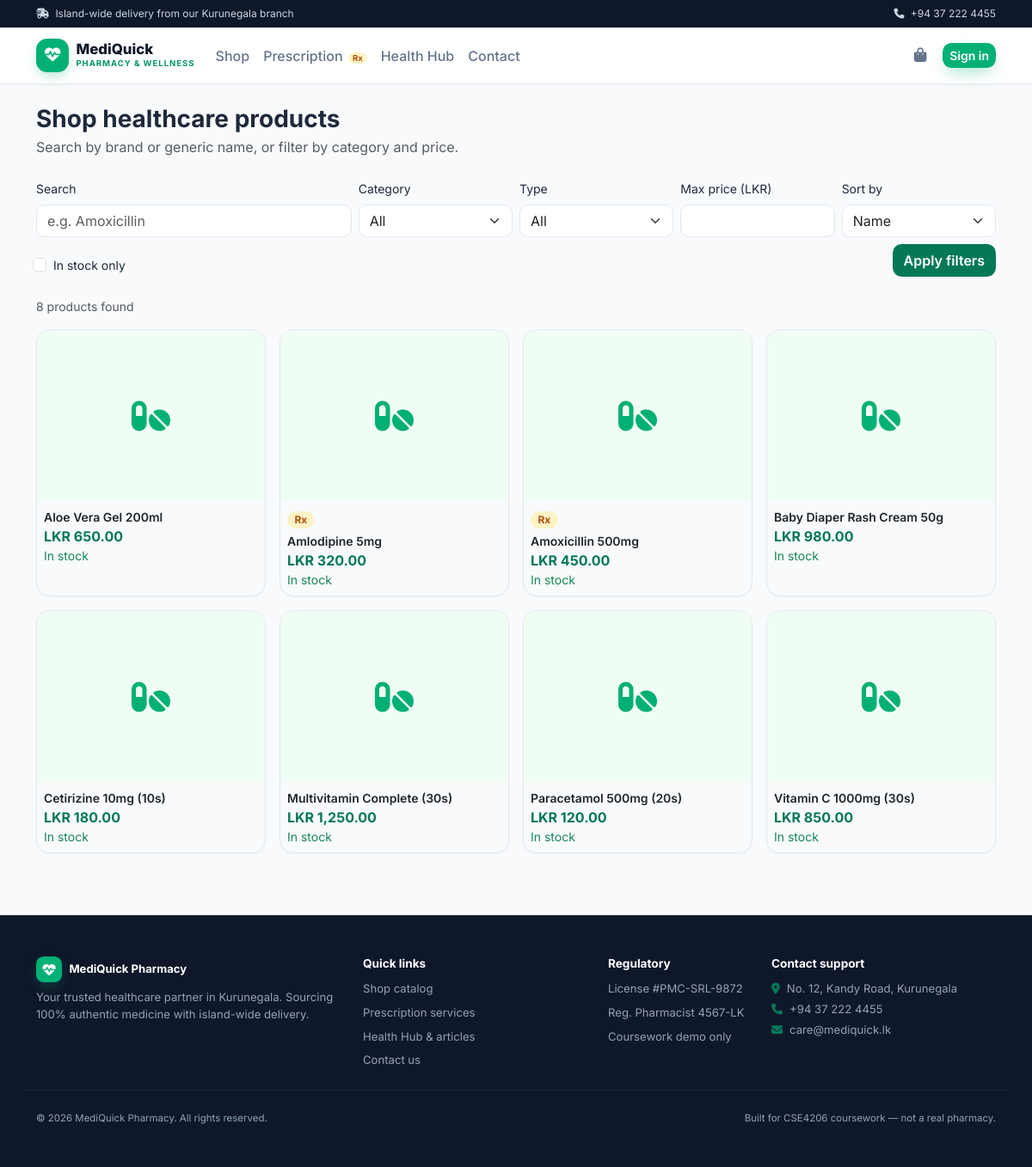
Page /mediquick/shop.php on the committed database.
### tables this page shows
CREATE TABLE products (
  id                    INT UNSIGNED AUTO_INCREMENT PRIMARY KEY,
  category_id           INT UNSIGNED NOT NULL,
  name                  VARCHAR(150) NOT NULL,
  generic_name          VARCHAR(150) NULL,           
  brand                 VARCHAR(100) NULL,
  description           TEXT NULL,
  dosage_guidelines     TEXT NULL,
  safety_info           TEXT NULL,
  price                 DECIMAL(10,2) NOT NULL CHECK (price >= 0),    
  stock_qty             INT NOT NULL DEFAULT 0 CHECK (stock_qty >= 0),
  reorder_level         INT NOT NULL DEFAULT 10,
  requires_prescription TINYINT(1) NOT NULL DEFAULT 0,                
  expiry_date           DATE NULL,
  image                 VARCHAR(255) NULL,
  is_active             TINYINT(1) NOT NULL DEFAULT 1,
  created_at            DATETIME NOT NULL DEFAULT CURRENT_TIMESTAMP,
  updated_at            DATETIME NOT NULL DEFAULT CURRENT_TIMESTAMP ON UPDATE CURRENT_TIMESTAMP,
  FOREIGN KEY (category_id) REFERENCES categories(id),
  INDEX idx_products_name (name),
  INDEX idx_products_generic (generic_name)
);

### mediquick/includes/functions.php (called while the page is built, shortened)
<?php
function e(?string $value): string
{
    return htmlspecialchars($value ?? '', ENT_QUOTES, 'UTF-8');
}
function money(float $amount): string
{
    return 'LKR ' . number_format($amount, 2);
}
function url(string $path = ''): string
{
    return BASE_URL . '/' . ltrim($path, '/');
}

### mediquick/shop.php (the view, shortened to what this page needs)
<?php
require_once __DIR__ . '/includes/bootstrap.php';
$search     = trim($_GET['q'] ?? '');
$rxFilter   = $_GET['rx'] ?? '';
$inStock    = isset($_GET['in_stock']);
$sort       = $_GET['sort'] ?? 'name';
$page       = max(1, (int) ($_GET['page'] ?? 1));
$perPage    = 12;
$where = ['is_active = 1'];
$params = [];
$orderBy = match ($sort) {
    'price_asc'  => 'price ASC',
    'price_desc' => 'price DESC',
    default      => 'name ASC',
};
$whereSql = implode(' AND ', $where);
$countStmt = $pdo->prepare("SELECT COUNT(*) FROM products WHERE $whereSql");
$countStmt->execute($params);
$total = (int) $countStmt->fetchColumn();
$totalPages = max(1, (int) ceil($total / $perPage));
$page = min($page, $totalPages);
$offset = ($page - 1) * $perPage;
$stmt = $pdo->prepare("SELECT * FROM products WHERE $whereSql ORDER BY $orderBy LIMIT $perPage OFFSET $offset");
$stmt->execute($params);
$products = $stmt->fetchAll();
require __DIR__ . '/includes/header.php';
?>
<div class="container py-4">
  <h1 class="h3 fw-bold mb-1">Shop healthcare products</h1>
  <p class="text-muted mb-4">Search by brand or generic name, or filter by category and price.</p>
  <form method="get" class="row g-2 align-items-end mb-4">
    <div class="col-md-4">
      <label class="form-label small">Search</label>
      <input type="search" name="q" class="form-control" placeholder="e.g. Amoxicillin" value="<?= e($search) ?>">
    </div>
    <div class="col-md-2">
      <label class="form-label small">Category</label>
      <select name="category" class="form-select">
        <option value="0">All</option>
      </select>
    </div>
    <div class="col-md-2">
      <label class="form-label small">Type</label>
      <select name="rx" class="form-select">
        <option value="" <?= $rxFilter === '' ? 'selected' : '' ?>>All</option>
      </select>
    </div>
    <div class="col-md-2">
      <label class="form-label small">Max price (LKR)</label>
      <input type="number" min="0" step="1" name="max_price" class="form-control" value="<?= e($_GET['max_price'] ?? '') ?>">
    </div>
    <div class="col-md-2">
      <label class="form-label small">Sort by</label>
      <select name="sort" class="form-select">
        <option value="name" <?= $sort === 'name' ? 'selected' : '' ?>>Name</option>
      </select>
    </div>
    <div class="col-md-8 form-check mt-2">
      <input class="form-check-input" type="checkbox" name="in_stock" id="inStock" value="1" <?= $inStock ? 'checked' : '' ?>>
      <label class="form-check-label small" for="inStock">In stock only</label>
    </div>
    <div class="col-md-4 text-end">
      <button class="btn" style="background:var(--brand);color:#fff">Apply filters</button>
    </div>
  </form>
  <p class="text-muted small"><?= $total ?> product<?= $total === 1 ? '' : 's' ?> found</p>
  <div class="row g-3">
    <?php foreach ($products as $p): ?>
      <div class="col-6 col-md-4 col-lg-3">
        <div class="product-card">
          <a href="<?= url('product.php?id=' . $p['id']) ?>" class="text-decoration-none text-dark">
            <div class="product-thumb"><i class="fa-solid fa-pills"></i></div>
            <div class="p-2">
              <?php if ($p['requires_prescription']): ?><span class="badge badge-rx mb-1">Rx</span><?php endif; ?>
              <div class="small fw-semibold"><?= e($p['name']) ?></div>
              <div class="text-brand fw-bold"><?= money((float) $p['price']) ?></div>
              <div class="small <?= $p['stock_qty'] > 0 ? 'text-success' : 'text-danger' ?>">
                <?= $p['stock_qty'] > 0 ? 'In stock' : 'Out of stock' ?>
              </div>
            </div>
          </a>
        </div>
      </div>
    <?php endforeach; ?>
  </div>
</div>
<?php require __DIR__ . '/includes/footer.php'; ?>

### mediquick/assets/css/style.css (style rules this page uses)
:root { --brand-50: #F0FDF4; --brand-100: #DCFCE7; --brand-200: #BBF7D0; --brand-500: #00B074; --brand-600: #059669; --brand-700: #047857; --brand-900: #064E3B; --navy-800: #0A192F; --navy-900: #0F172A; --slate-50: #F8FAFC; --slate-100: #F1F5F9; --slate-200: #E2E8F0; --slate-400: #94A3B8; --slate-500: #64748B; --slate-800: #1E293B; --amber-100: #FEF3C7; --amber-700: #B45309; --brand: var(--brand-700); --brand-light: var(--brand-500); --brand-soft: var(--brand-100); --navy: var(--navy-900); --ink: var(--slate-800); --muted: var(--slate-500); --rule: var(--slate-200); }
body { font-family: 'Inter', system-ui, sans-serif; color: var(--ink); background: var(--slate-50); }
a { color: var(--brand-700); }
.text-brand { color: var(--brand-700); }
.btn { border-radius: .65rem; font-weight: 600; }
.form-control, .form-select { border-radius: .6rem; border-color: var(--rule); }
.badge { border-radius: 999px; font-weight: 600; padding: .35em .7em; }
.product-card { border: 1px solid var(--rule); border-radius: 1rem; height: 100%; overflow: hidden; box-shadow: 0 1px 2px rgba(15, 23, 42, .04); transition: box-shadow .15s ease, border-color .15s ease; }
.product-card .product-thumb { aspect-ratio: 4 / 3; background: var(--brand-50); display: flex; align-items: center; justify-content: center; font-size: 2.5rem; color: var(--brand-500); }
.badge-rx { background: var(--amber-100); color: var(--amber-700); font-weight: 700; }

### rows in the picture
products: name "Aloe Vera Gel 200ml", price "LKR 650.00", stock_qty "In stock"
products: requires_prescription "Rx", name "Amlodipine 5mg", price "LKR 320.00", stock_qty "In stock"
products: requires_prescription "Rx", name "Amoxicillin 500mg", price "LKR 450.00", stock_qty "In stock"
products: name "Baby Diaper Rash Cream 50g", price "LKR 980.00", stock_qty "In stock"
products: name "Cetirizine 10mg (10s)", price "LKR 180.00", stock_qty "In stock"
products: name "Multivitamin Complete (30s)", price "LKR 1,250.00", stock_qty "In stock"
products: name "Paracetamol 500mg (20s)", price "LKR 120.00", stock_qty "In stock"
products: name "Vitamin C 1000mg (30s)", price "LKR 850.00", stock_qty "In stock"

### other values in the picture
$total "8"
